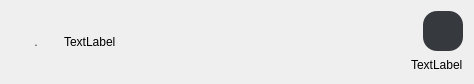
<?xml version="1.0" encoding="UTF-8"?>
<ui version="4.0">
 <class>MusicItem</class>
 <widget class="QWidget" name="MusicItem">
  <property name="geometry">
   <rect>
    <x>0</x>
    <y>0</y>
    <width>474</width>
    <height>84</height>
   </rect>
  </property>
  <property name="windowTitle">
   <string>Form</string>
  </property>
  <layout class="QGridLayout" name="gridLayout">
   <item row="0" column="0">
    <layout class="QGridLayout" name="gridLayout_2">
     <item row="0" column="1" rowspan="2">
      <widget class="QLabel" name="label">
       <property name="text">
        <string>TextLabel</string>
       </property>
      </widget>
     </item>
     <item row="1" column="3" alignment="Qt::AlignRight">
      <widget class="QLabel" name="label_2">
       <property name="text">
        <string>TextLabel</string>
       </property>
      </widget>
     </item>
     <item row="0" column="0" rowspan="2">
      <widget class="QLabel" name="label_3">
       <property name="sizePolicy">
        <sizepolicy hsizetype="Fixed" vsizetype="Preferred">
         <horstretch>0</horstretch>
         <verstretch>0</verstretch>
        </sizepolicy>
       </property>
       <property name="palette">
        <palette>
         <active>
          <colorrole role="WindowText">
           <brush brushstyle="SolidPattern">
            <color alpha="255">
             <red>54</red>
             <green>57</green>
             <blue>62</blue>
            </color>
           </brush>
          </colorrole>
          <colorrole role="Text">
           <brush brushstyle="SolidPattern">
            <color alpha="255">
             <red>54</red>
             <green>57</green>
             <blue>62</blue>
            </color>
           </brush>
          </colorrole>
          <colorrole role="ButtonText">
           <brush brushstyle="SolidPattern">
            <color alpha="255">
             <red>54</red>
             <green>57</green>
             <blue>62</blue>
            </color>
           </brush>
          </colorrole>
          <colorrole role="ToolTipText">
           <brush brushstyle="SolidPattern">
            <color alpha="255">
             <red>54</red>
             <green>57</green>
             <blue>62</blue>
            </color>
           </brush>
          </colorrole>
         </active>
         <inactive>
          <colorrole role="WindowText">
           <brush brushstyle="SolidPattern">
            <color alpha="255">
             <red>54</red>
             <green>57</green>
             <blue>62</blue>
            </color>
           </brush>
          </colorrole>
          <colorrole role="Text">
           <brush brushstyle="SolidPattern">
            <color alpha="255">
             <red>54</red>
             <green>57</green>
             <blue>62</blue>
            </color>
           </brush>
          </colorrole>
          <colorrole role="ButtonText">
           <brush brushstyle="SolidPattern">
            <color alpha="255">
             <red>54</red>
             <green>57</green>
             <blue>62</blue>
            </color>
           </brush>
          </colorrole>
          <colorrole role="ToolTipText">
           <brush brushstyle="SolidPattern">
            <color alpha="255">
             <red>54</red>
             <green>57</green>
             <blue>62</blue>
            </color>
           </brush>
          </colorrole>
         </inactive>
         <disabled>
          <colorrole role="WindowText">
           <brush brushstyle="SolidPattern">
            <color alpha="255">
             <red>120</red>
             <green>120</green>
             <blue>120</blue>
            </color>
           </brush>
          </colorrole>
          <colorrole role="Text">
           <brush brushstyle="SolidPattern">
            <color alpha="255">
             <red>120</red>
             <green>120</green>
             <blue>120</blue>
            </color>
           </brush>
          </colorrole>
          <colorrole role="ButtonText">
           <brush brushstyle="SolidPattern">
            <color alpha="255">
             <red>120</red>
             <green>120</green>
             <blue>120</blue>
            </color>
           </brush>
          </colorrole>
          <colorrole role="ToolTipText">
           <brush brushstyle="SolidPattern">
            <color alpha="255">
             <red>54</red>
             <green>57</green>
             <blue>62</blue>
            </color>
           </brush>
          </colorrole>
         </disabled>
        </palette>
       </property>
       <property name="text">
        <string>       .      </string>
       </property>
      </widget>
     </item>
     <item row="0" column="2" colspan="2" alignment="Qt::AlignRight">
      <widget class="QPushButton" name="pushButton">
       <property name="sizePolicy">
        <sizepolicy hsizetype="Fixed" vsizetype="Fixed">
         <horstretch>0</horstretch>
         <verstretch>0</verstretch>
        </sizepolicy>
       </property>
       <property name="minimumSize">
        <size>
         <width>40</width>
         <height>40</height>
        </size>
       </property>
       <property name="maximumSize">
        <size>
         <width>40</width>
         <height>40</height>
        </size>
       </property>
       <property name="font">
        <font>
         <pointsize>8</pointsize>
        </font>
       </property>
       <property name="styleSheet">
        <string notr="true">QPushButton#pushButton
{
	border:20px;
	border-radius:14px; 
	background-color: rgb(54, 57, 62);
	image: url(:/img/cash-gray.png);
}
QPushButton#pushButton:hover
{
	border:20px;
	border-radius:14px; 
	background-color: rgb(54, 57, 62);
	image: url(:/img/cash.png);
}</string>
       </property>
       <property name="text">
        <string/>
       </property>
       <property name="iconSize">
        <size>
         <width>12</width>
         <height>12</height>
        </size>
       </property>
      </widget>
     </item>
    </layout>
   </item>
  </layout>
 </widget>
 <resources/>
 <connections/>
</ui>
